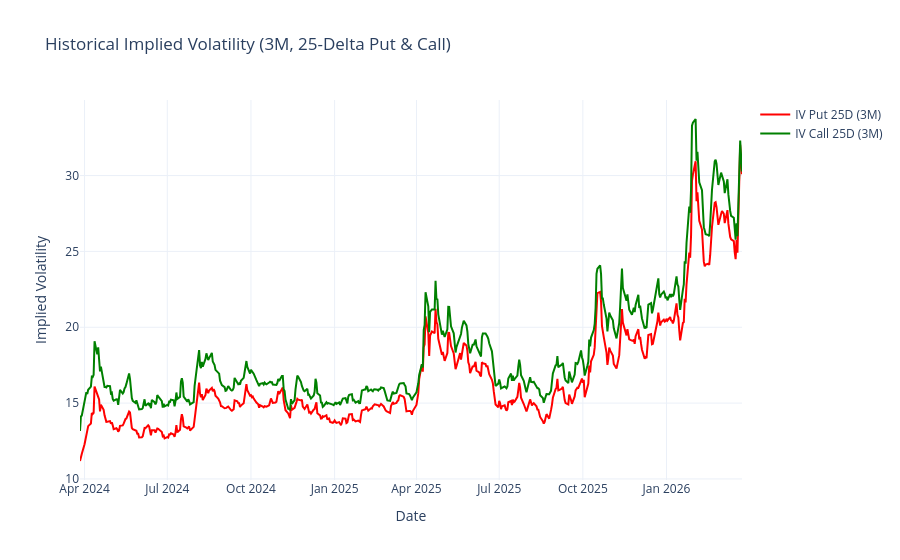

Notebook code for this chart:
### Code cell
# Step 7) Plot Historical Implied Vol (IV Only)
iv_put_25d  = iv_all["XAU25P3M=R"].dropna()
iv_call_25d = iv_all["XAU25C3M=R"].dropna()

fig = go.Figure()

fig.add_trace(go.Scatter(
    x=iv_put_25d.index,
    y=iv_put_25d,
    mode="lines",
    name="IV Put 25D (3M)",
    line=dict(color="red", width=2)
))

fig.add_trace(go.Scatter(
    x=iv_call_25d.index,
    y=iv_call_25d,
    mode="lines",
    name="IV Call 25D (3M)",
    line=dict(color="green", width=2)
))

fig.update_layout(
    title="Historical Implied Volatility (3M, 25-Delta Put & Call)",
    xaxis_title="Date",
    yaxis_title="Implied Volatility",
    template="plotly_white"
)

fig.show()

### Figure 1 — Plotly figure (JSON) as saved in the notebook; plotly's stock layout.template omitted (floating-point values rounded to 4 significant figures; data arrays with more than 128 entries replaced by an {"elided": "..."} marker saying what was removed)
{"data": [{"line": {"color": "red", "width": 2}, "mode": "lines", "name": "IV Put 25D (3M)", "type": "scatter", "x": {"elided": "521 str values"}, "y": {"elided": "521 float values"}}, {"line": {"color": "green", "width": 2}, "mode": "lines", "name": "IV Call 25D (3M)", "type": "scatter", "x": {"elided": "521 str values"}, "y": {"elided": "521 float values"}}], "layout": {"title": {"text": "Historical Implied Volatility (3M, 25-Delta Put & Call)"}, "xaxis": {"title": {"text": "Date"}}, "yaxis": {"title": {"text": "Implied Volatility"}}}}
